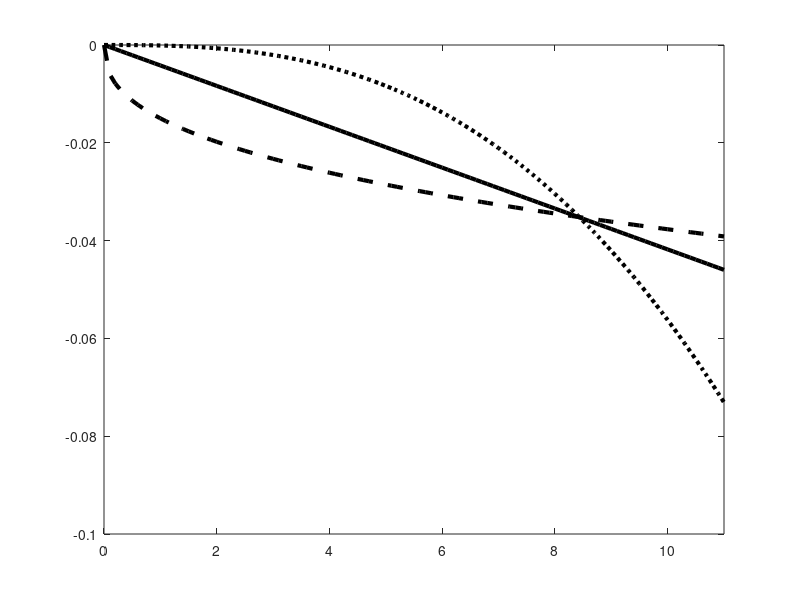

This chart was generated by the following MATLAB code: (Note: this script raises an error after producing the figure.)
n = linspace(0,11,111);

alpha1 = .00418;
beta1 = 1;

alpha2 = .0001;
beta2 = 2.75;

alpha3 = .015;
beta3 = .4;

y1 = -alpha1*n.^beta1;
y2 = -alpha2*n.^beta2;
y3 = -alpha3*n.^beta3;

xsize = 30;
ysize = 30;
lsize = 15;
width = 3;
ticksize = 18;

figure
plot(n,y1,'-k','LineWidth',width)
hold on
plot(n,y2,':k','LineWidth',width)
plot(n,y3,'--k','LineWidth',width)
axis([0 11 -.1 0])
ax = gca; % current axes
ax.FontSize = ticksize;
ax.TickDir = 'both';
xlabel('$n$','Interpreter','latex','FontSize',xsize)
ylabel('log($w$)','Interpreter','latex','FontSize',ysize)
legend('multiplicative','synergistic','antagonistic',...
    'FontSize',lsize,'Location','southwest')
yticks(-.1:.02:0)
xticks(0:2:10)